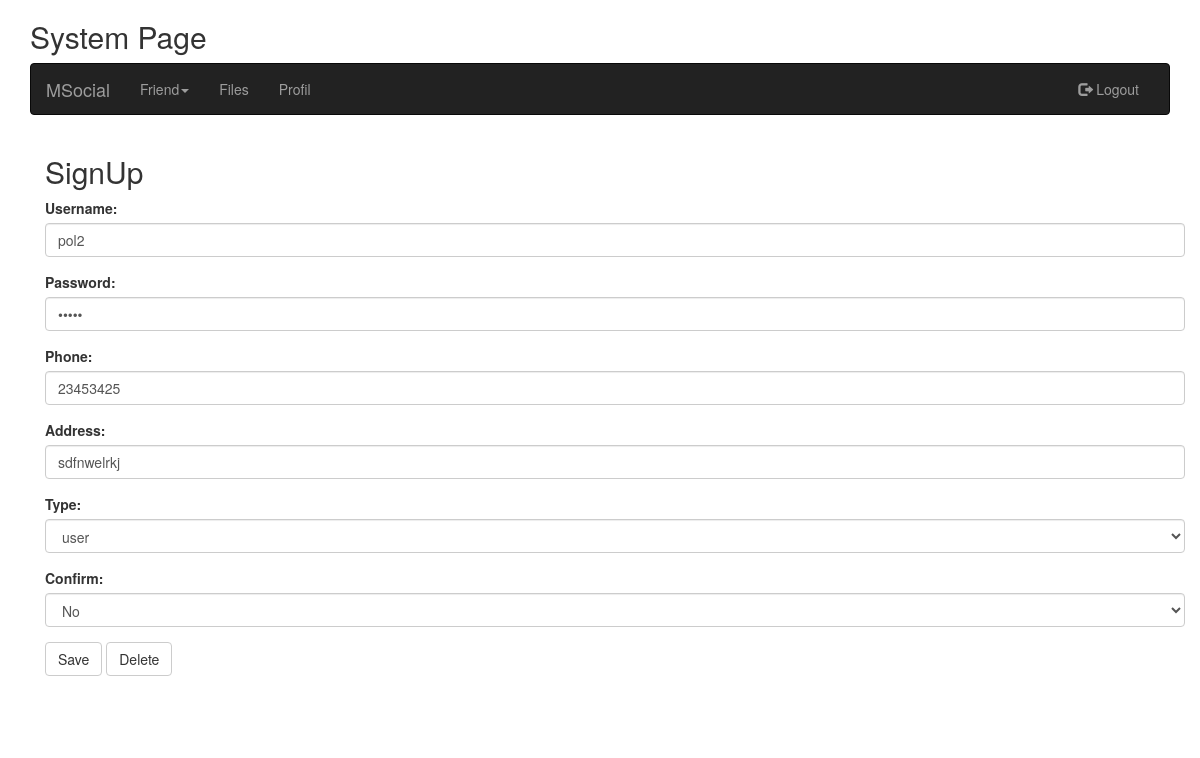
The app's page /edit.php?id=3 (signed in) with its own data.
### tables this page shows
CREATE TABLE IF NOT EXISTS `users` (
  `id` int(11) NOT NULL AUTO_INCREMENT,
  `username` varchar(200) NOT NULL,
  `password` varchar(200) NOT NULL,
  `phone` varchar(20) NOT NULL,
  `address` varchar(400) NOT NULL,
  `typos` varchar(10) NOT NULL,
  `confirm` int(1) NOT NULL,
  PRIMARY KEY (`id`),
  UNIQUE KEY `username` (`username`)
);

### edit.php (the view, shortened to what this page needs)
<?php
include ("up.php");
?>
<div class="container">
  <h2>System Page</h2>
<?php
if( $_SESSION['u']=="")
{
	echo "
	<div class=\"alert alert-danger\">
  <strong>Error!</strong>  Restrict Entry!
</div>
	";
}
else
{
		include("menu.php");
	$s="SELECT * FROM `users` WHERE id=$_GET[id]";
	$tb=mysqli_query($conn,$s);
		$row=mysqli_fetch_array($tb);
	if($row['confirm']==0) $v='No';
	else $v='Yes';
	echo "
<div class=\"container\">
  <h2>SignUp</h2>
  <form action=\"\" method=post >
    <div class=\"form-group\">
      <label for=\"usr\">Username:</label>
      <input type=\"text\" class=\"form-control\" id=\"usr\" required placeholder=\"Enter Username\" name=\"usrins\" value='$row[username]'>
    </div>
    <div class=\"form-group\">
      <label for=\"pwd\">Password:</label>
      <input type=\"password\" class=\"form-control\" id=\"pwd\" required placeholder=\"Enter password\" name=\"pwd\" value='$row[password]'>
    </div>
	<div class=\"form-group\">
      <label for=\"ph1\">Phone:</label>
      <input type=\"text\" class=\"form-control\" id=\"ph1\" required placeholder=\"Enter Phone\" name=\"phn\" value='$row[phone]'>
    </div>
	<div class=\"form-group\">
      <label for=\"add\">Address:</label>
      <input type=\"text\" class=\"form-control\" id=\"add\" placeholder=\"Enter Address\" name=\"addr\" value='$row[address]'>
    </div>
	<div class=\"form-group\">
      <label for=\"add\">Type:</label>
      <select class=\"form-control\" id=\"tp\"  name=\"tp\" >
	  <option>$row[typos]</option>
	  <option>user</option>
	  <option>admin</option>
	  </select>
    </div>
	<div class=\"form-group\">
      <label for=\"cnf\">Confirm:</label>
      <select class=\"form-control\" id=\"cnf\"  name=\"cnf\" >
	  <option value=$row[confirm]>$v</option>
	  <option value=0>No</option>
	  <option value=1>Yes</option>
	  </select>
    </div>
    <input type=\"submit\" class=\"btn btn-default\" value='Save' name=sv>
	<input type=\"submit\" class=\"btn btn-default\" value='Delete' name=sv>
  </form>
<br><br>
</div>
	";
}
?>
</div>
<?php
include ("down.php");
?>

### records on screen
users: usrins "pol2", phn "23453425", addr "sdfnwelrkj", tp "user", cnf "No"
